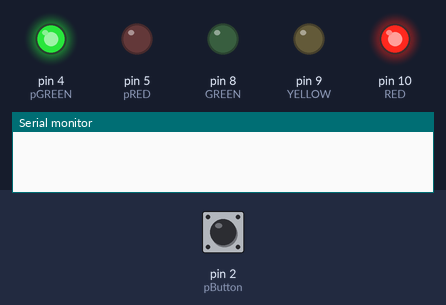
The sketch below on a simulated Arduino Uno, built with avr-gcc and run on an emulated ATmega328P. On the bench: output pins drawn as LEDs (lit = HIGH), the last lines printed to the serial monitor. The test bench sets the inputs (shaded band); at power-on: pin 2 (pButton) LOW.

Above: at 1.2 s.
1.3 s: pin 2 (pButton) pulled HIGH for 0.15 s
At 20.8 s:
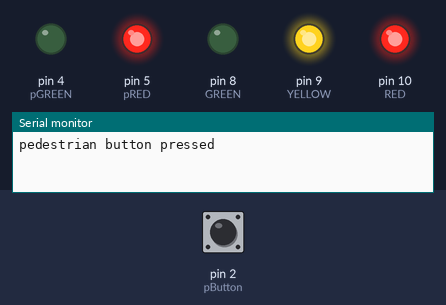
At 25.8 s:
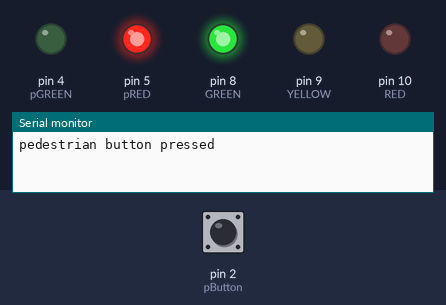
Timing chart, 0 to 26.5 s (numbered marks = the images above; inputs shaded):
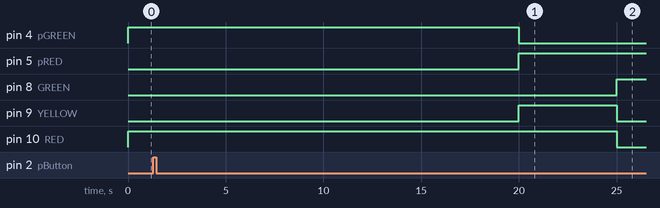

The sketch:

TrafficLightcode.ino
```cpp
#define redLight 0
#define redYellowLight 1
#define greenLight 2
#define yellowLight 3

#define pressed 1
#define reset 0

int RED = 10;
int YELLOW = 9;
int GREEN = 8;
int pRED = 5;
int pGREEN = 4;
int pButton = 2;

int state = 0;
int pButtonState = 0;

void setup()
{
  Serial.begin(9600);
  pinMode(RED, OUTPUT);
  pinMode(GREEN, OUTPUT);
  pinMode(YELLOW, OUTPUT);
  pinMode(pRED, OUTPUT);
  pinMode(pGREEN, OUTPUT);
  pinMode(pButton, INPUT);
  attachInterrupt(digitalPinToInterrupt(pButton), pButtonPressed, RISING);
}

void loop()
{
  switch(state){
    case redLight:
    digitalWrite(YELLOW,LOW);
    digitalWrite(RED, HIGH);
    digitalWrite(pGREEN, HIGH);
    digitalWrite(pRED, LOW);
    delay(20000);
    state = redYellowLight;
    break;

    case redYellowLight:
    digitalWrite(YELLOW, HIGH);
    digitalWrite(pGREEN, LOW);
    digitalWrite(pRED, HIGH);
    delay(5000);
    state = greenLight;
    break;

    case greenLight:
    digitalWrite(RED, LOW);
    digitalWrite(YELLOW, LOW);
    digitalWrite(GREEN, HIGH);
    delay(10000);
    for(int i = 0; i < 10; i++){
      if(pButtonState == pressed){
        pButtonState = reset;
        Serial.println("button reset");
        state = yellowLight;
        break;
      }
      delay(1000);
    }
    state = yellowLight;
    break;

    case yellowLight:
    digitalWrite(RED, LOW);
    digitalWrite(YELLOW, HIGH);
    digitalWrite(GREEN, LOW);
    delay(5000);
    state = redLight;
    break;

  }
}

void pButtonPressed(){
  pButtonState = pressed;
  Serial.println("pedestrian button pressed");
}
```
